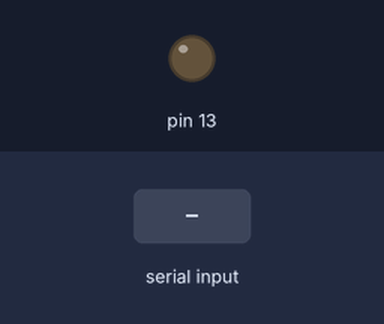
A sketch run on a simulated Arduino Uno, built with avr-gcc and run on an emulated ATmega328P. Parts: output pins drawn as LEDs (lit = HIGH). Dashed ring = blinking. The inputs (shaded band) are chosen by the test bench.

Above: at 1.2 s.
1.3 s: "2" received over Serial
At 1.6 s:
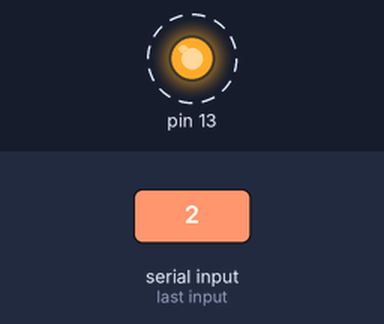
Timing chart, 0 to 10.3 s (numbered marks = the images above; inputs shaded):
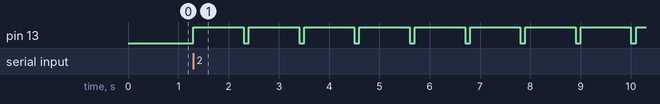

The sketch:

Java_Relay.ino
```cpp
void setup()
{
    //Start the serial port at 9600 baud rate.
    Serial.begin(9600);
    //Set pin 13 for output.
    pinMode(13, OUTPUT);
}

void loop()
{
  //Assing the input value to a variable.
  char input;

  //Read in the characters being sent from Java.
  input = Serial.read();

  //Turn on the LED.
  if(input == '1')
  {
    digitalWrite(13, HIGH);
  }

  //Have the LED blink 10 times.
  if(input == '2')
  {
     for(int i = 0; i < 10; i++)
     {
        digitalWrite(13, HIGH);
        delay(1000);
        digitalWrite(13, LOW);
        delay(100);
     }
  }

  //Turn off the LED.
  if(input == '3')
  {
    digitalWrite(13, LOW);
  }
}
```

Measured:
- after the input at 1.3 s, pin 13: alternates HIGH for 1.0 s and LOW for 0.10 s, starting at once
